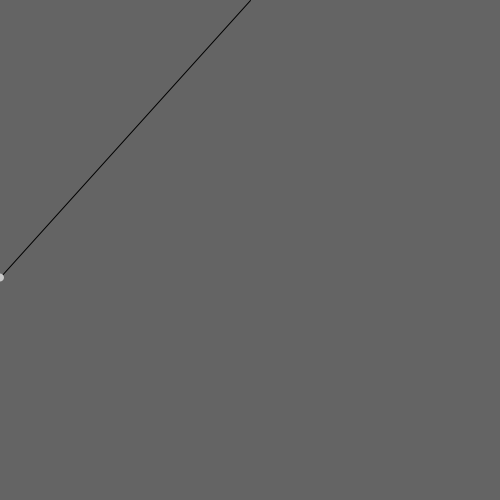
Frame 1 (no input)
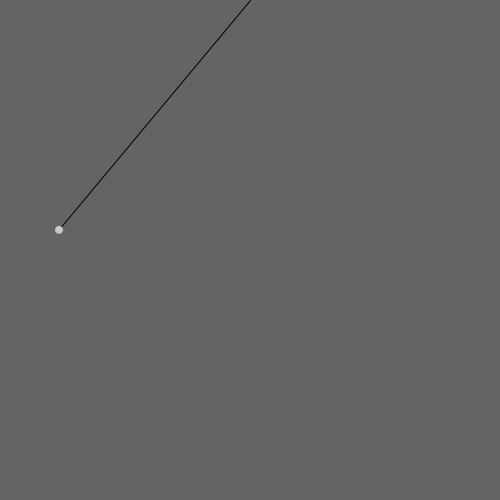
Frame 60 (the mouse pressed at the canvas centre just before this capture)
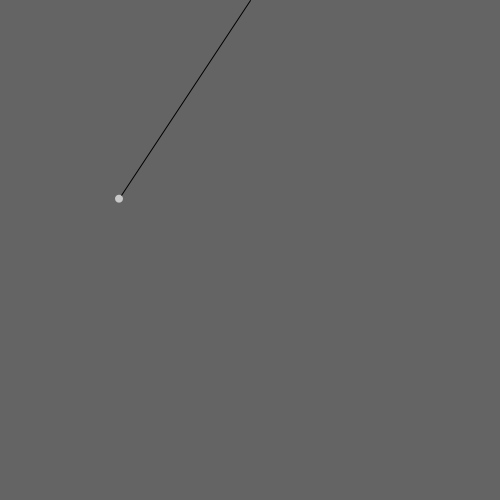
Frame 120 (the mouse held since frame 60 and released just before this capture)

The Processing sketch that drew these frames (run headless with seeded random() and noise(); from frame 60 on, the mouse is pressed at the canvas centre):

// Processing sketch: line_occilation
// ── line_occilation.pde
float theta = 0.0;
float tSpeed = 0.1;
float sinT;
float x = 0;
float xSpeed = 1;


void setup() {
  size(500, 500); 
  background(100);
}


void draw() {
  background(100);
  translate(0, 150);
  sinT = sin(theta);
  sinT = map(sinT, -1, 1, 0, 255);
  stroke(0);
  line(width/2, -150, x, sinT);
  println(x);
  noStroke();
  fill(200);
  ellipse(x, sinT, 8, 8);
  x += xSpeed;
  theta += tSpeed;
}
